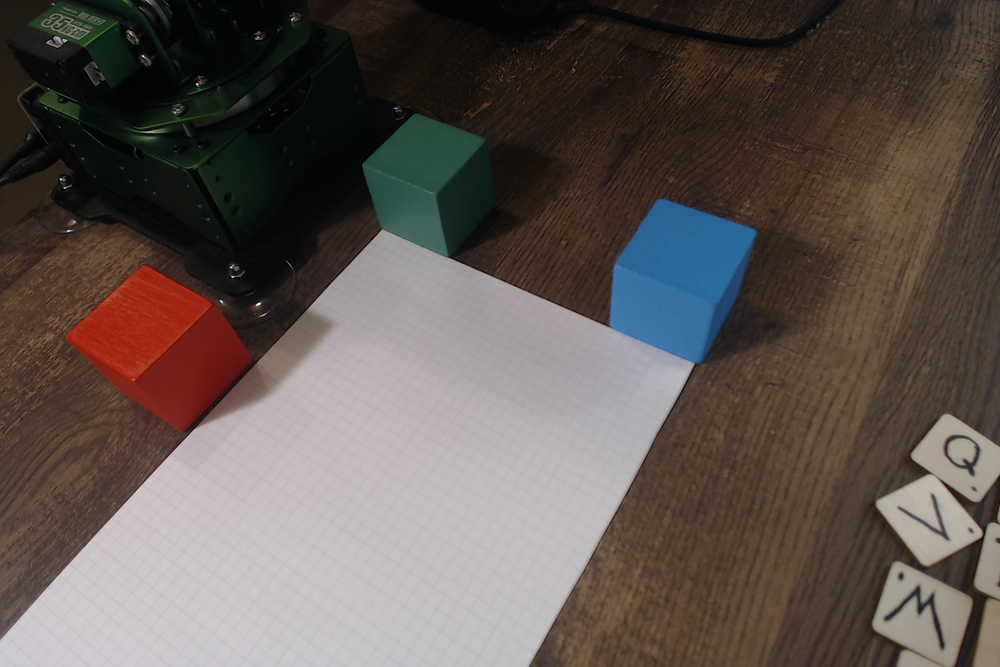
#> input picture impala/agenttools/cube-grid/frame.png, 1000 x 667 px, shrunk from 2304 x 1536 before the run
$ python straight.py ../cube-grid/frame.png 1.0 out.png
#> lines starting #> are read from the running program, lines starting #| are printed output that depends on the picture; after the words box and inside, x2 and y2 are one past the last pixel; in counts of white or black regions, pixels touching at a corner belong together
#!/usr/bin/env python3
"""Does the C920's lens bend straight lines? A sheet of paper's four borders, found to a fraction of a pixel in a
frame: each should be straight. Fitted: the one radial bend k1 (round the frame's middle, at the cubes' focal length,
OpenCV's sign: negative is barrel) that straightens all four best. No arm; camera.json is not used.

    .venv/bin/python impala/agenttools/lens/straight.py FRAME.png [focal-px] [OUT.jpg]

Prints each border: its length, how far its points lie from the straight line through them (rms, worst), and its bow
(the middle's distance from the chord through its ends, + away from the frame's middle), as found and with k1 undone.
"""

import math
import sys

import cv2
import numpy as np

ACROSS_PX = 14                       # how far either side of the border the profile looks
STEP_PX = 6                          # one border point every this many pixels
END_SHARE = 0.04                     # left out at each end: the corners


def paper_corners(gray):
    """The sheet: the largest bright patch, its outline as four corners, in order round it."""
    _, bright = cv2.threshold(cv2.GaussianBlur(gray, (0, 0), 2), 0, 255, cv2.THRESH_BINARY + cv2.THRESH_OTSU)
    count, labels, stats, _ = cv2.connectedComponentsWithStats(bright)
    sheet = (labels == 1 + np.argmax(stats[1:, cv2.CC_STAT_AREA])).astype(np.uint8)
    contour = max(cv2.findContours(sheet, cv2.RETR_EXTERNAL, cv2.CHAIN_APPROX_NONE)[0], key=cv2.contourArea)
    corners = cv2.approxPolyDP(contour, 0.01 * cv2.arcLength(contour, True), True)[:, 0, :].astype(float)
    if len(corners) != 4:
        raise SystemExit(f"the sheet's outline has {len(corners)} corners, not 4")
    return corners


# [43 lines left out: functions border_points, straightness, undone, not called in this run]


def main():
    frame = cv2.imread(sys.argv[1])
#> frame is the input picture: shape (667, 1000, 3); mean B, G, R 81.6, 86.5, 95.6
    focal = float(sys.argv[2]) if len(sys.argv) > 2 else 1670.0
    gray = cv2.cvtColor(frame, cv2.COLOR_BGR2GRAY)
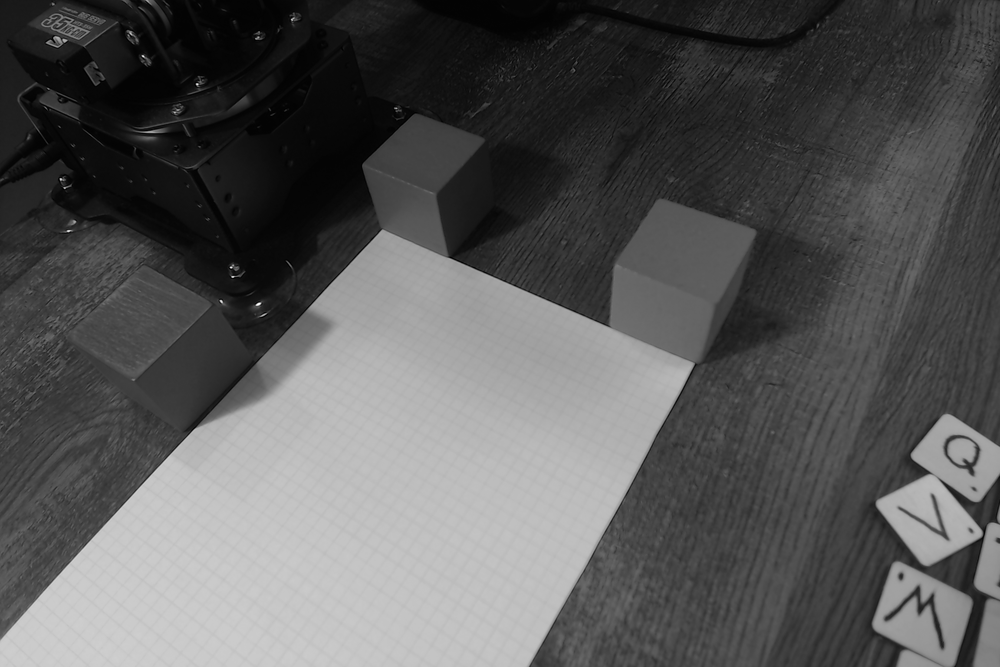
#> gray: shape (667, 1000); min 0, max 255, mean 88.6
    height, width = gray.shape
#> height = 667; width = 1000
    middle = np.array([(width - 1) / 2, (height - 1) / 2])
#> middle = [499.5, 333]
    lens = np.array([[focal, 0, middle[0]], [0, focal, middle[1]], [0, 0, 1]])
#> lens = [[1, 0, 499.5], [0, 1, 333], [0, 0, 1]]
    corners = paper_corners(gray)
#> in paper_corners, `_, bright = cv2.threshold(cv2.GaussianBlur(gray, (0, 0), 2), 0, 255, c..`:
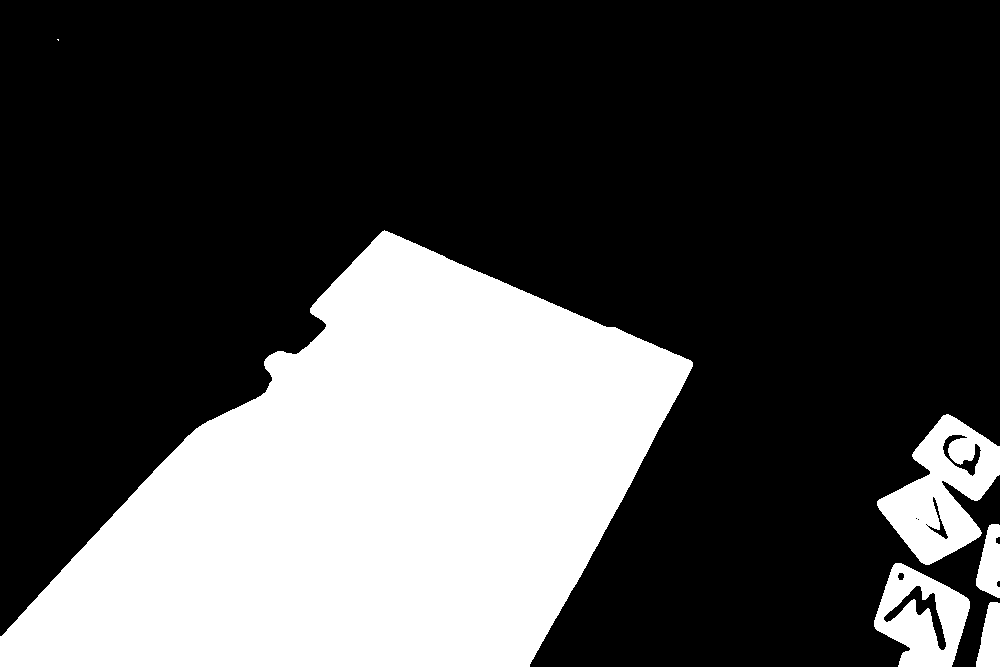
#> bright: shape (667, 1000); 29.3% white; 6 white regions (1 under 20 px), largest, box (x1, y1, x2, y2) and area: (0, 230, 693, 667) 177755, (877, 414, 1000, 565) 9384, (874, 563, 970, 667) 5827, (976, 524, 1000, 598) 1245, (976, 602, 1000, 667) 1153
#> in paper_corners, `count, labels, stats, _ = cv2.connectedComponentsWithStats(bright)`:
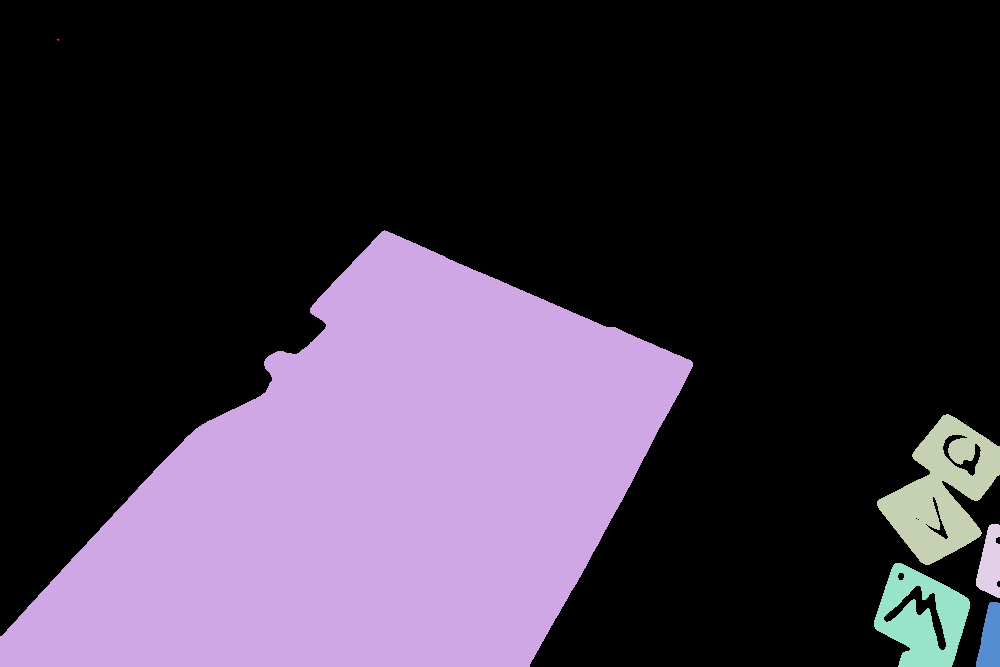
#> labels: shape (667, 1000) int32; 7 distinct labels, from 0 to 6; one colour per label, 0 black
#> in paper_corners, `count, labels, stats, _ = cv2.connectedComponentsWithStats(bright)`: count = 7; stats = [[0, 0, 1000, 667, 471633], [57, 39, 2, 2, 3], [0, 230, 693, 437, 177755], [877, 414, 123, 151, 9384], [976, 524, 24, 74, 1245], [874, 563, 96, 104, 5827], [976, 602, 24, 65, 1153]]
#> in paper_corners, `sheet = (labels == 1 + np.argmax(stats[1:, cv2.CC_STAT_AREA])).astype(..`:
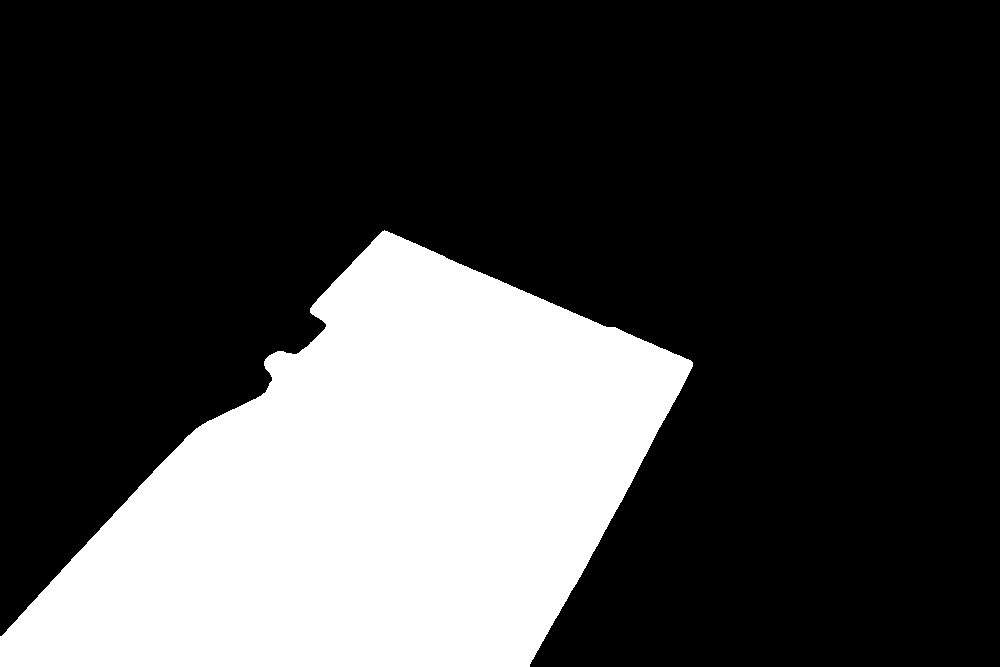
#> sheet: shape (667, 1000); values 0 (black) and 1 (white), 26.6% white; 1 white region, box (x1, y1, x2, y2) and area: (0, 230, 693, 667) 177755
#> in paper_corners, `contour = max(cv2.findContours(sheet, cv2.RETR_EXTERNAL, cv2.CHAIN_APP..`: contour = contour of 1647 points, box (x1, y1, x2, y2) (0, 230, 693, 667), area 176930
#> in paper_corners, `corners = cv2.approxPolyDP(contour, 0.01 * cv2.arcLength(contour, True..`: corners = [[692, 362], [384, 230], [310, 308], [325, 328], [153, 471], [0, 666], [529, 666]]
    borders = [border_points(gray, corners[index], corners[(index + 1) % 4]) for index in range(4)]

    def cost(k1):
        return sum(straightness(undone(points, lens, k1), middle)[0] ** 2 * len(points) for points in borders)

    trials = np.linspace(-0.4, 0.4, 161)
    best = trials[int(np.argmin([cost(k1) for k1 in trials]))]
    for _ in range(20):                                  # golden-section, round the best of the grid
        low, high = best - 0.005, best + 0.005
        while high - low > 1e-5:
            first, second = high - 0.618 * (high - low), low + 0.618 * (high - low)
            low, high = (low, second) if cost(first) < cost(second) else (first, high)
        best = (low + high) / 2
        break
    print(f"{width} x {height}, focal {focal:.0f} px; corners {np.round(corners).astype(int).tolist()}")
    print(f"the bend that straightens the four best: k1 {best:+.4f}")
    print("  border       points  length px   as found: rms  worst  bow     k1 undone: rms  worst  bow")
    for index, points in enumerate(borders):
        found = straightness(points, middle)
        fixed = straightness(undone(points, lens, best), middle)
        length = np.linalg.norm(corners[(index + 1) % 4] - corners[index])
        print(f"  {index}: {np.round(corners[index]).astype(int)}  {len(points):4d}  {length:7.0f}       "
              f"{found[0]:5.2f} {found[1]:5.2f} {found[2]:+6.2f}          {fixed[0]:5.2f} {fixed[1]:5.2f} {fixed[2]:+6.2f}")
    for k1 in (-0.08, -0.04, 0.0, 0.04):
        print(f"  k1 {k1:+.2f}: bows " + ", ".join(f"{straightness(undone(points, lens, k1), middle)[2]:+6.2f}"
                                               for points in borders))
    if len(sys.argv) > 3:
        drawn = frame.copy()
        for points in borders:
            for point in points:
                cv2.circle(drawn, (int(round(point[0])), int(round(point[1]))), 2, (255, 0, 255), -1)
        cv2.imwrite(sys.argv[3], drawn, [cv2.IMWRITE_JPEG_QUALITY, 85])


if __name__ == "__main__":
#> (the run stopped early here; a loop or call above may not have finished)

$ run again, with impala/agenttools/cube-grid/cubes.jpg saved as impala/agenttools/cube-grid/frame.png
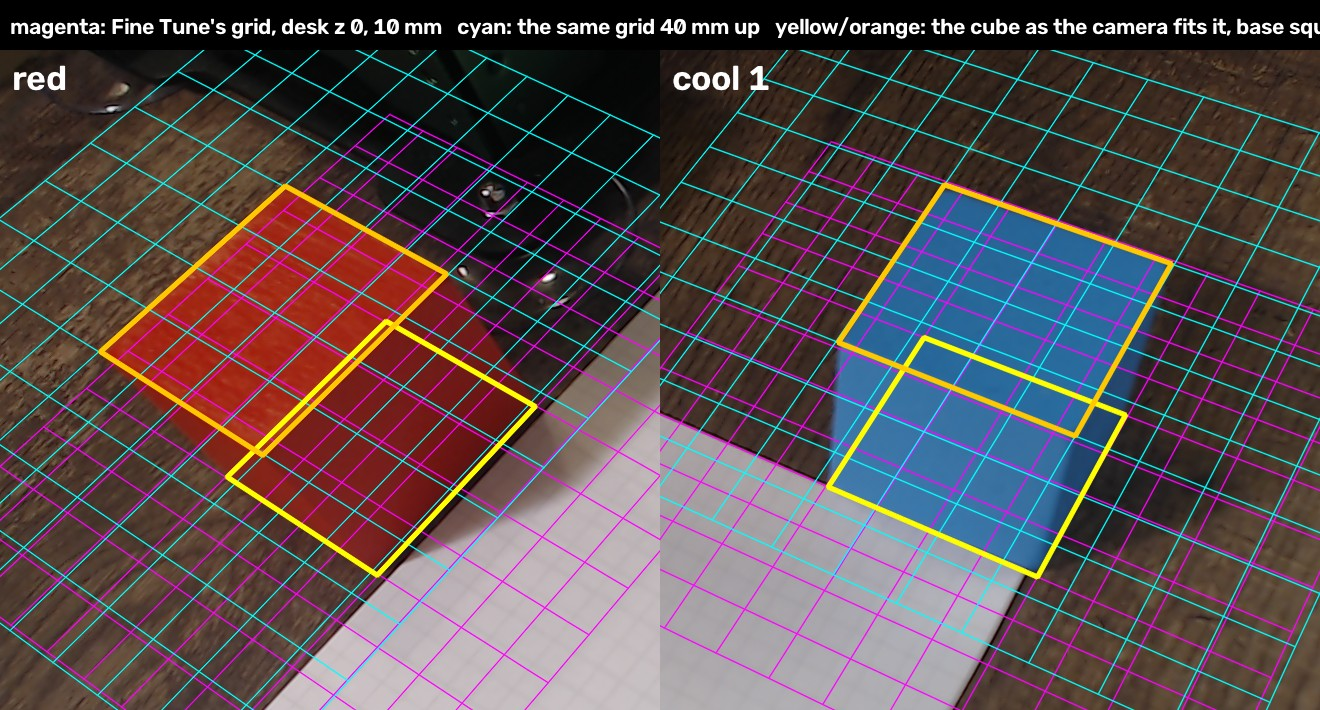
#> input picture impala/agenttools/cube-grid/cubes.jpg, 1320 x 710 px
#> in main, frame is the input picture: shape (710, 1320, 3); mean B, G, R 78.8, 76.7, 89.8
#> bright: shape (710, 1320); 20.4% white; 128 white regions (71 under 20 px), largest, box (x1, y1, x2, y2) and area: (266, 181, 1176, 710) 166939, (97, 183, 538, 578) 12249, (673, 65, 739, 91) 940
#> in paper_corners, `count, labels, stats, _ = cv2.connectedComponentsWithStats(bright)`:
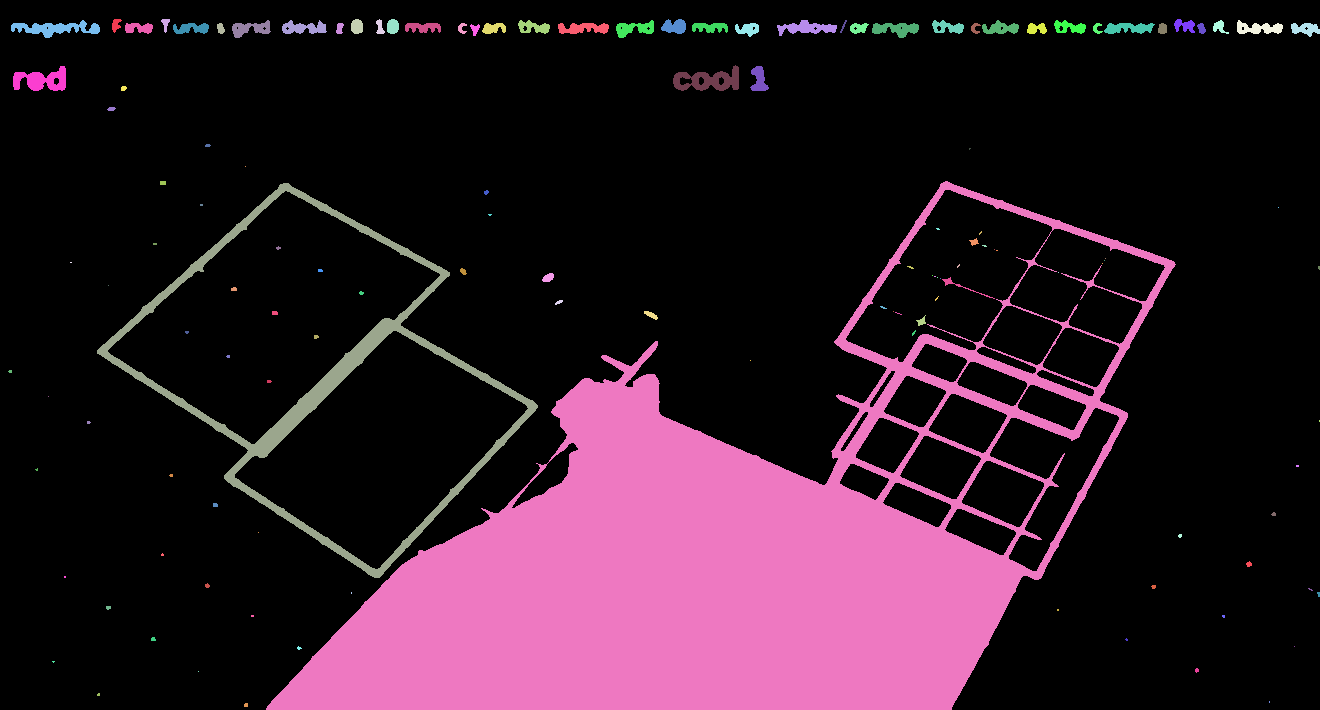
#> labels: shape (710, 1320) int32; 129 distinct labels, from 0 to 128; one colour per label, 0 black
#> count = 129; stats = 129 rows, first 6: [0, 0, 1320, 710, 746115], [112, 19, 10, 14, 87], [161, 19, 9, 14, 66], [351, 19, 12, 15, 153], [376, 19, 9, 15, 82], [387, 19, 12, 15, 152]
#> in paper_corners, `sheet = (labels == 1 + np.argmax(stats[1:, cv2.CC_STAT_AREA])).astype(..`:
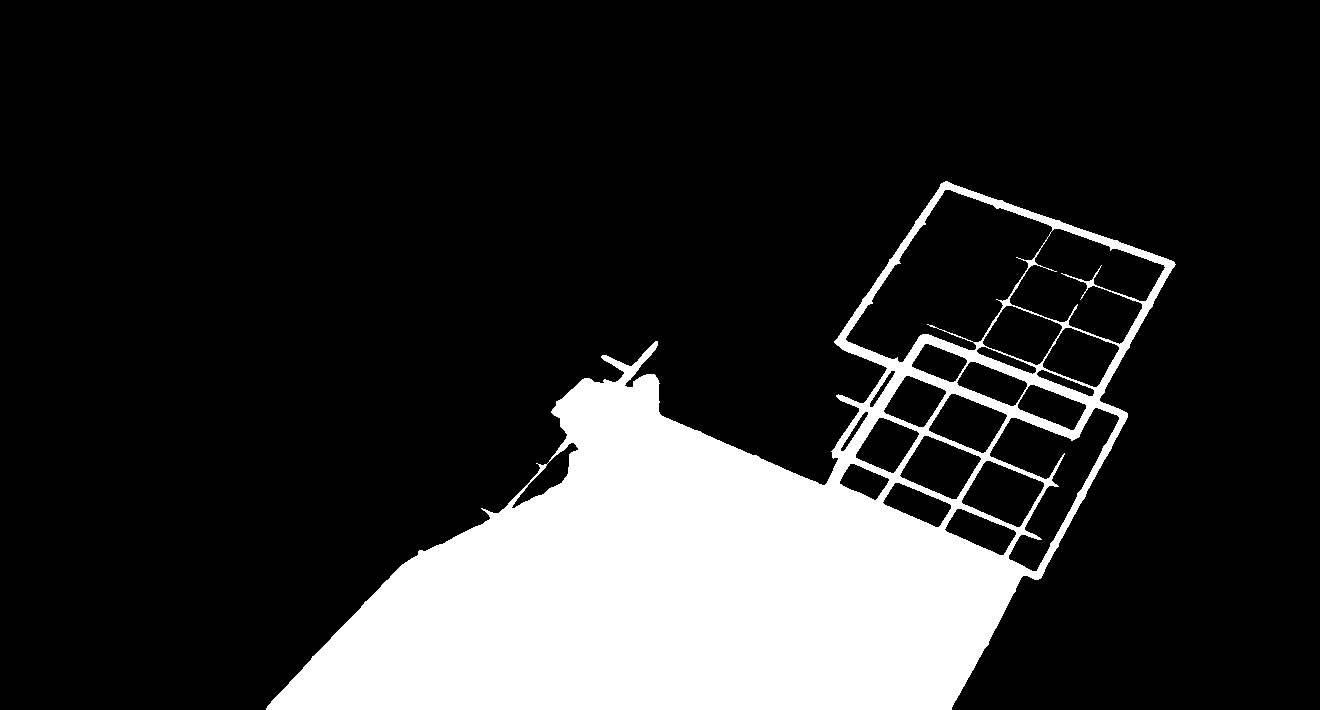
#> sheet: shape (710, 1320); values 0 (black) and 1 (white), 17.8% white; 1 white region, box (x1, y1, x2, y2) and area: (266, 181, 1176, 710) 166939
#> contour = contour of 2615 points, box (x1, y1, x2, y2) (266, 181, 1176, 710), area 232002
#> corners = [[1175, 264], [945, 181], [834, 341], [887, 368], [836, 395], [824, 485], [625, 386], [657, 341], [602, 355], [549, 461], [266, 709], [951, 709]]
